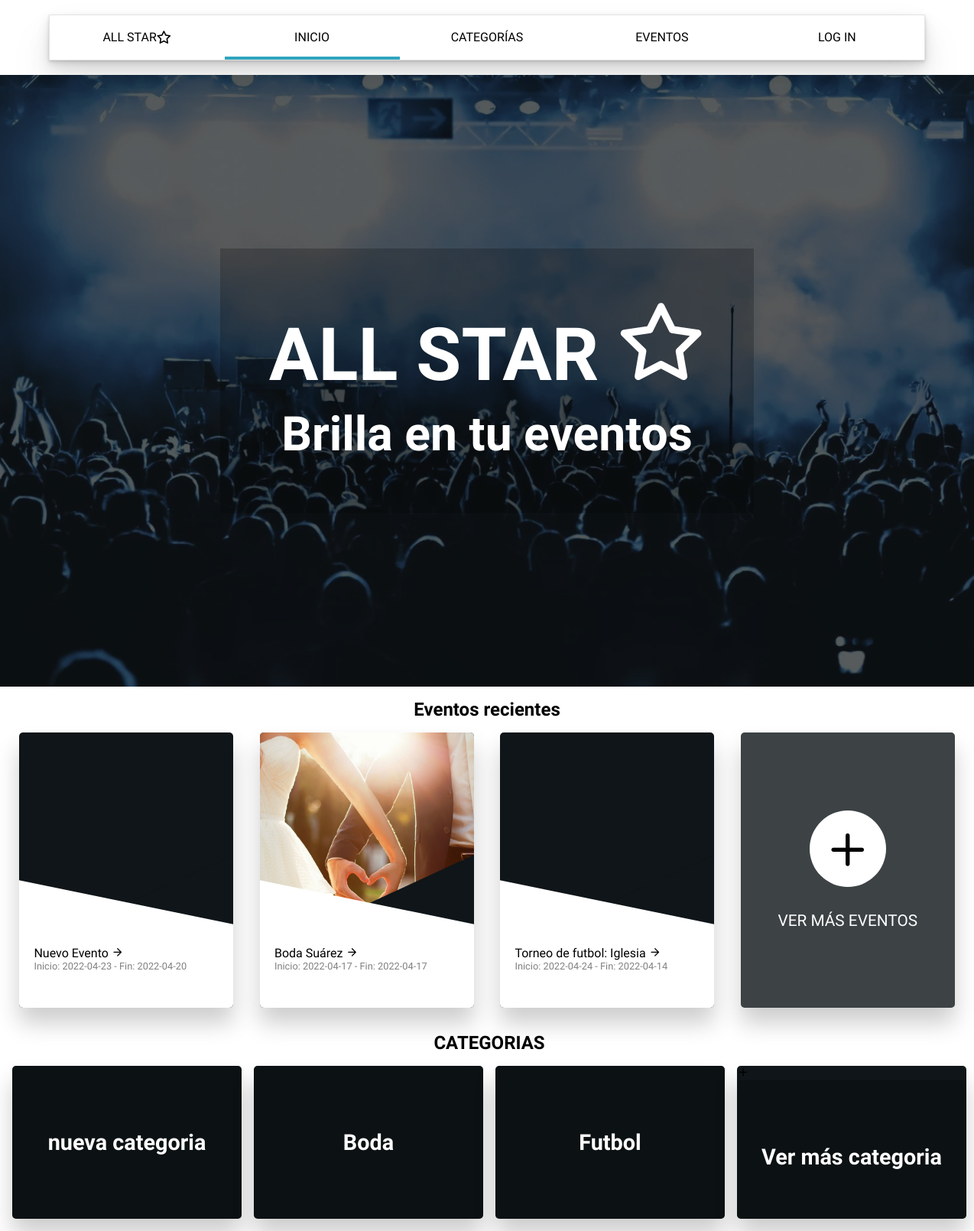
Page /dashboard/index.php on the earlier database version.
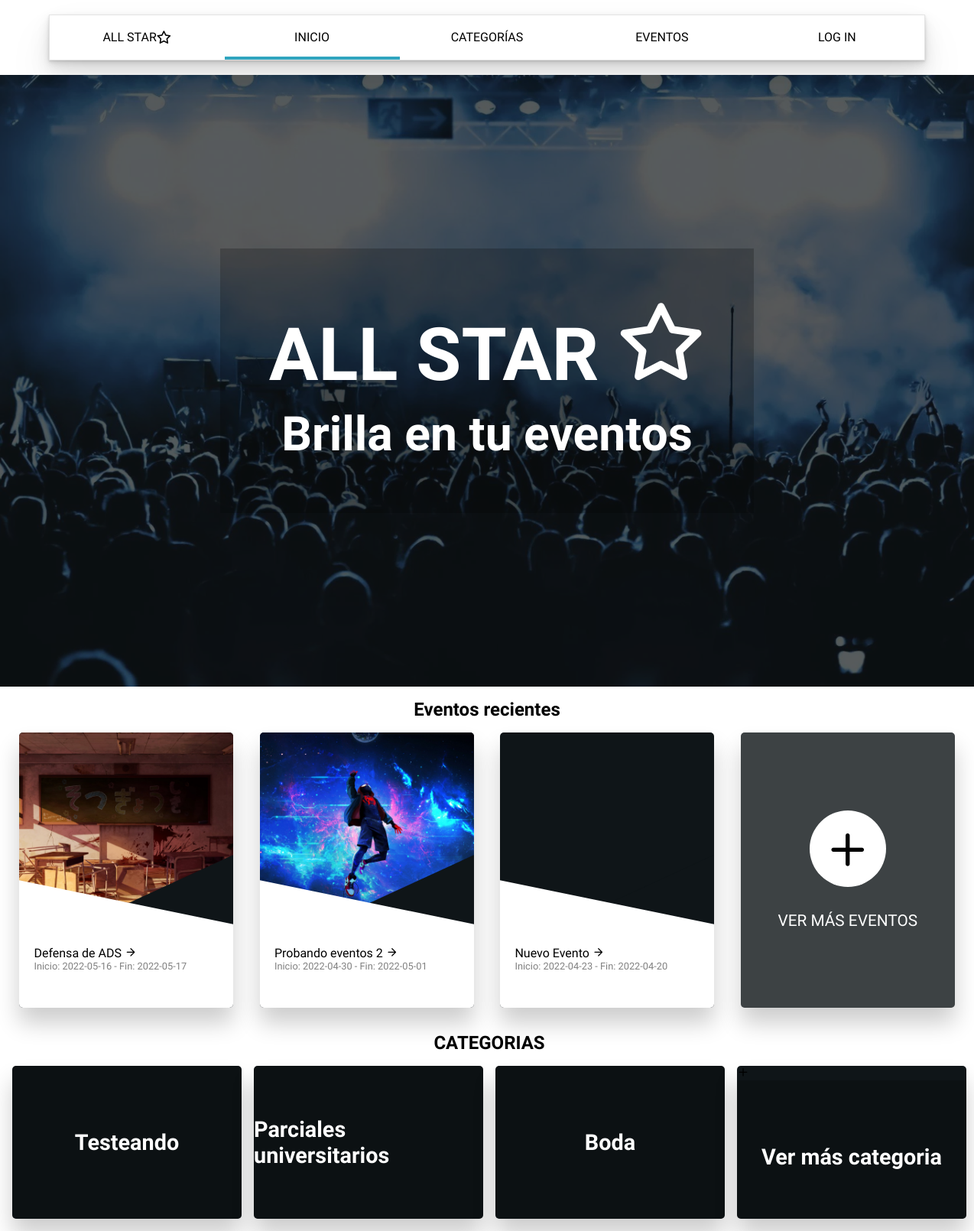
Same page on the later database version.
### tables this page shows
CREATE TABLE IF NOT EXISTS `evento` (
  `idEvento` int(11) NOT NULL AUTO_INCREMENT,
  `Titulo` varchar(50) NOT NULL,
  `Descripcion` text NOT NULL,
  `FechaInicio` datetime NOT NULL,
  `FechaFin` datetime NOT NULL,
  `TipoEvento` int(11) NOT NULL,
  `MaximoPersonas` int(11) NOT NULL,
  `Banner` text NOT NULL,
  PRIMARY KEY (`idEvento`),
  KEY `TipoEvento` (`TipoEvento`)
);

CREATE TABLE IF NOT EXISTS `categoria` (
  `idCategoria` int(11) NOT NULL AUTO_INCREMENT,
  `Titulo` varchar(50) NOT NULL,
  `Descripcion` text NOT NULL,
  PRIMARY KEY (`idCategoria`)
);

### dashboard/index.php (called while the page is built, shortened)
<?php
    require_once('../vista/dashboard_creator.php');
    require_once('../vista/menu_vista.php');
    require_once('../controlador/querys.php');
    require_once('../modelo/eventCard_generator.php');
    $rol = getRolSession();
    $page = new Dashboard();
    $page->createHeader();
    $page->createWebView($rol);
    $page->allEvents();
    $page->createAllCategories();
    $page->endOfFile();
?>

### controlador/querys.php (called while the page is built, shortened)
<?php
    class Query{
        public function get3RecentEventos(){
            $model = new Conection();
            $connection  = $model->_getConection();
            $sql = "SELECT * FROM evento ORDER BY idEvento DESC LIMIT 3";
            $sentencia= $connection->prepare($sql);
            if(!$sentencia){
                return null;
            }else{
                $sentencia->execute();
                $resultado = $sentencia->fetchAll(PDO::FETCH_ASSOC);
                return $resultado;
            }
        }
        public function get3Categories(){
            $model = new Conection();
            $connection  = $model->_getConection();
            $sql = "SELECT * FROM categoria ORDER BY idCategoria DESC LIMIT 3";
            $sentencia= $connection->prepare($sql);
            if(!$sentencia){
                return null;
            }else{
                $sentencia->execute();
                $resultado = $sentencia->fetchAll(PDO::FETCH_ASSOC);
                return $resultado;
            }
        }
    }
?>

### modelo/eventCard_generator.php (the view)
<?php
    class eventCard{
        public function CreateCard($nombre, $fechaIncio, $fechaf, $cantidadM, $banner, $idEvento, $url="../evento/event.php"){
            $dateInicio = date_create($fechaIncio);
            $fechaIncio = date_format($dateInicio, 'Y-m-d');
            $dateFin = date_create($fechaf);
            $fechaf = date_format($dateFin, 'Y-m-d');
            $card = <<<AOD
            <div class="evento">
                <a href="$url?idEvento={$idEvento}">
                    <div class="imagen_event" style="background-image:url('$banner');">
                    </div>
                    <div class="custom-shape-divider-bottom-1647922209">
                        <svg data-name="Layer 1" xmlns="http://www.w3.org/2000/svg" viewBox="0 0 1200 120" preserveAspectRatio="none">
                            <path d="M1200 120L0 16.48 0 0 1200 0 1200 120z" class="shape-fill"></path>
                        </svg>
                    </div>
                    <div class="custom-shape-divider-bottom-1648437843">
                        <svg data-name="Layer 1" xmlns="http://www.w3.org/2000/svg" viewBox="0 0 1200 120" preserveAspectRatio="none">
                            <path d="M1200 120L0 16.48 0 0 1200 0 1200 120z" class="shape-fill"></path>
                        </svg>
                    </div>
                    <div class="titulo-e">
                        <div class="t">
                            $nombre <span class="icon-arrow-right"></span>
                        </div>
                        <div class="info">
                            <ul>
                                <li>Inicio: {$fechaIncio} - Fin: {$fechaf}</li>
                            </ul>
                        </div>
                    </div>
                </a>
            </div>
           AOD;
            echo  $card ;
        }
    }
?>

### vista/dashboard_creator.php (shortened to what this page needs)
<?php
    class Dashboard{
        public function createHeader(){
            $header= <<<EOD
            <!DOCTYPE html>
            <html lang="en">
            <head>
                <meta charset="UTF-8">
                <meta http-equiv="X-UA-Compatible" content="IE=edge">
                <meta name="viewport" content="width=device-width, initial-scale=1.0">
                <title>All Star | Dashboard</title>
                <link rel="stylesheet" href="../css/menu.style.css">
                <link rel="stylesheet" href="../css/icomoon/style.css">
                <link rel="stylesheet" href="../css/dashboard.css">
            </head>
            EOD;
            echo $header;
        }
        public function createWebView($rol){
            $menu = new HTMLMENU(0, $rol);
            $view  =<<<EOD
            <body>
            {$menu->createMenu()}
            <section class="webface">
                  <div class="bg">
                  </div>
                  <div class="textos-face">
                      <h1>ALL STAR <span class="icon-star"></span></h1>
                      <h3><small>
                          Brilla en tu eventos
                      </small></h3>
                  </div>
              </section>
            EOD;
            echo $view;
        }
        public function allEvents(){
            echo "    <section class='events-div'><h2 class='h2T'>Eventos recientes</h2>
            <article class='newEvents'>";
            $eventoTabla = new Query();
            $eventosR = $eventoTabla->get3RecentEventos();
            $cardG = new eventCard();
            if(!($eventosR == null)){
                foreach($eventosR as $fila => $evento){
                    $cardG->CreateCard($evento['Titulo'], $evento['FechaInicio'], $evento['FechaFin'], $evento['MaximoPersonas'], $evento["Banner"], $evento['idEvento'], "../evento/evento.php");
                }
                $mas = <<<AOD
                <div class="evento">
                    <a href="../evento/index.php">
                        <div class="titulo-mas">
                            <div class="icon"><span class="icon-plus"></span></div>
                            <p class="mas-button">VER MÁS EVENTOS</p></div>
                    </a>
                </div>
               AOD;
               echo $mas;
            }else{
                echo "   <div class='no-events'>
                <a href=''>
                    <h2>Aún no hay eventos, puedes ser el primero en crear uno <span class='icon-arrow-right'></span></h2>
                </a>
        </div>";
            }
            echo "     </article>
            </section>";
        }
        public function createAllCategories(){
            echo"<section class='category-div'>
            <h2 class='h2T'>CATEGORIAS</h2>
            <article class='categorys'>";
           $querys = new Query();
           $tablaCat = $querys->get3Categories();
           foreach($tablaCat as $campo =>$categoria){
            $card2 = <<<CAR
            <div class="category">
                <a href="../evento/index.php?idCategoria={$categoria['idCategoria']}">
                <img src="../imgs/bg-category.jpg" alt="">
                    <div>
                        <span class="icon-"></span>
                    </div>
                    <div class="title-cat">
                        <h2>{$categoria['Titulo']}</h2>
                    </div>
                </a>
            </div>
            CAR;
                echo $card2;
           }
           echo "   <div class='category'>
           <a href='../categoria/index.php'>
               <div>
                   <span class='icon-plus'></span>
               </div>
               <div class='title-cat'>
                   <h2>Ver más categoria</h2>
               </div>
           </a>
       </div></article></section>";
        }
        public function endOfFile(){
            $end = <<<EOD
            </body>
            </html>
            EOD;
            echo $end;
        }
    }
?>

### vista/menu_vista.php (shortened to what this page needs)
<?php
    class HTMLMENU{
        private $menuClass = 0;
        private $opciones = array("INICIO", "CATEGORÍAS", "EVENTOS", "", "", "LOG IN");
        private $links = array(
            "../dashboard/index.php",
            "../categoria/index.php",
            "../evento/index.php",
            "../usuarios/index.php",
            "",
            "../login/login.php"
        );
        private $line_width = 25;
        private $countItems = "";
        public function __construct($typeMenu, $session = 'u'){
            switch($typeMenu){
                case 0:
                    $this->menuClass = "start-" . $this->countItems . "menu";
                break;
            }
        }
        public function createMenu(){
            $items = "";
            foreach($this->opciones as $key => $opcion){
                if( $opcion != "" ){
                    $items .= <<<DFM
                    <a href='{$this->links[$key]}' class='menu-item' id='item-{$this->countItems}{$key}'>{$opcion}</a>\n
                    DFM;
                }
            }
            $header =<<<AAA
<header>
    <nav>
        <div class='titulo'>ALL STAR <span class='icon-star'></span></div>
        <div id='menu'>
            {$items}
            <div id='line' class='{$this->menuClass}' style="width:{$this->line_width}%;">
            </div>
        </div>
    </nav>
</header>
<script src='../js/menuscript.js'></script>
AAA;
            echo $header;
        }
    }
?>

### css/menu.style.css (style rules this page uses)
* { padding: 0; margin: 0; box-sizing: border-box; }
header { position: sticky; width: 100%; top: 0; z-index: 100; }
nav { background-color: white; margin: 1.2em auto; font-family: 'Josefin Sans', sans-serif; width: 90%; display: grid; overflow: hidden; grid-template-columns: 20% 80%; height: max-content; border: solid 1px rgba(128, 128, 128, 0.205); box-shadow: rgba(0, 0, 0, 0.07) 0px 1px 2px, rgba(0, 0, 0, 0.07) 0px 2px 4px, rgba(0, 0, 0, 0.07) 0px 4px 8px, rgba(0, 0, 0, 0.07) 0px 8px 16px, rgba(0, 0, 0, 0.07) 0px 16px 32px, rgba(0, 0, 0, 0.07) 0px 32px 64px; }
a { color: inherit; font-style: normal; text-decoration: none; }
.titulo { display: flex; justify-content: center; align-items: center; text-align: center; padding: 1.2em; }
#menu { position: relative; display: flex; list-style: none; width: 100%; flex-direction: row; align-items: center; justify-content: flex-end; }
.menu-item { padding: 1.2em; height: 100%; flex: 1; min-width: 100px; text-align: center; background-color: transparent; z-index: 1; width: 100%; display: flex; align-items: center; justify-content: center; }
#line { transition: ease-out 0.2s; position: absolute; height: 4px; display: block; background-color: #30A5BF; bottom: 0; }
.start-menu { left: 0; }
.icon-star { font-size: 1.2em; }
body { scrollbar-width: thin; scrollbar-color: #7cbbfe #ffffff; }

### css/icomoon/style.css (style rules this page uses)
[class^="icon-"], [class*=" icon-"] { font-family: 'icomoon' !important; speak: never; font-style: normal; font-weight: normal; font-variant: normal; text-transform: none; line-height: 1; -webkit-font-smoothing: antialiased; -moz-osx-font-smoothing: grayscale; }
.icon-arrow-right:before { content: "\e912"; }
.icon-plus:before { content: "\e9bc"; }
.icon-star:before { content: "\e9e1"; }

Differences in the rows shown:
removed evento: Banner (picture), Titulo "Boda Suárez", FechaInicio "2022-04-17", FechaFin "2022-04-17"
no longer on this page (row unchanged): evento: Titulo "Torneo de futbol: Iglesia", FechaInicio "2022-04-24", FechaFin "2022-04-14"
removed categoria: Titulo "nueva categoria"
no longer on this page (row unchanged): categoria: Titulo "Futbol"
added evento: Banner (picture), Titulo "Defensa de ADS", FechaInicio "2022-05-16", FechaFin "2022-05-17"
added evento: Banner (picture), Titulo "Probando eventos 2", FechaInicio "2022-04-30", FechaFin "2022-05-01"
added categoria: Titulo "Testeando"
added categoria: Titulo "Parciales universitarios"
